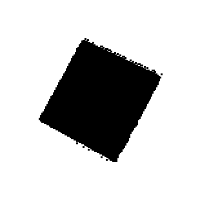
#> input picture input/shapes/square/1109.png, 200 x 200 px; its folder holds only this picture in this run
$ jupyter execute --allow-errors square_detection.ipynb   (shell and % lines are left out)
#> lines starting #> are read from the running program, lines starting #| are printed output that depends on the picture
[cell 1]
# Auto PEP8 Code

[cell 2]
# Enable Plots in Jupyter Notebook

[cell 3]
import os
from typing import Union, Iterator

import cv2
import numpy as np
import matplotlib.pyplot as plt
from skimage import feature
from sklearn.svm import LinearSVC
from sklearn.metrics import confusion_matrix, accuracy_score, classification_report

[cell 4]
# Variables
folder_name = "shapes"

[cell 5]
# Create HoG Features
def generate_hog_features(folder_name: str) -> Union[list, list]:
#> called with folder_name = 'shapes'
    print("Generating training set feature vectors ...")

    img_path = f"input/{folder_name}"

    x_train = []
    y_train = []

    # Get all the image folder paths
    img_paths = os.listdir(img_path)
    for path in img_paths:

        # Get lists containing names of all images for training set
        main_path = f"{img_path}/{path}"
        all_images = os.listdir(main_path)

        # Run HoGs on training set
        for image in all_images:

            # Get image
            image_path = f"{main_path}/{image}"

            # Read image
            image = cv2.imread(image_path)
#> image is the input picture: shape (200, 200, 3); min 0, max 255, mean 200.5

            # Apply Gaussian Blur
            image = cv2.GaussianBlur(image, (5, 5), cv2.BORDER_DEFAULT)
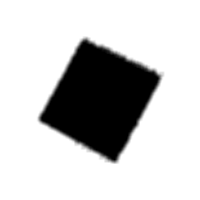
#> image: shape (200, 200, 3); min 0, max 255, mean 200.5

            # Resize to 64 x 128 - HoGs requires 1:2 ratio
            image = cv2.resize(image, (64, 128))
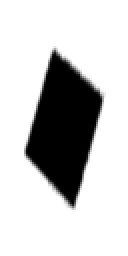
#> image: shape (128, 64, 3) (shown 2 times larger); min 0, max 255, mean 200.5

            # Calculate HOG descriptor for each image
            hog_desc = feature.hog(
                image,
                orientations=9,
                pixels_per_cell=(8, 8),
                cells_per_block=(2, 2),
                transform_sqrt=True,
                block_norm="L2",
            )

            # Add images and labels
            x_train.append(hog_desc)
            y_train.append(path)

    print("Finished generating training set feature vectors ...")
    return x_train, y_train


#> (the rest of this cell did not finish here and is left out)

#> (a cell that did not finish here is left out)

[cell 7]
### Report code - View HoG Features (single image)

# Add image path here
img = cv2.imread("./input/shapes/square/0.png")

#> (the rest of this cell did not finish here and is left out)

[cell 8]
# Create the SVM model
# [8 lines left out: function generate_svm, not called in this run]


#> (the rest of this cell did not finish here and is left out)

[cell 9]
# Sliding window for test set
def sliding_window(
    image: np.ndarray, step_sz: int, window_sz: tuple
) -> Iterator[tuple]:
    for y in range(0, image.shape[0], step_sz):
        for x in range(0, image.shape[1], step_sz):
            yield (x, y, image[y : y + window_sz[1], x : x + window_sz[0]])

[cell 10]
### Report code - View Sliding Window (single image)
# Add image path here
img = cv2.imread("./test_images/shapes/square-35.png")

window_sz = (100, 100)
win_width, win_height = window_sz

i = 0
#> (the rest of this cell did not finish here and is left out)

[cell 11]
# Perform image pyramid on test set
def pyramid(image: np.ndarray, scale=2.5, minSize=(5, 5)) -> Iterator[np.ndarray]:
    yield image

    while True:
        # Calculate new dimensions and resize image
        width = int(image.shape[1] / scale)
        height = int(image.shape[0] / scale)
        dim = (width, height)

        image = cv2.resize(image, dim, interpolation=cv2.INTER_AREA)

        # Break when smaller than minimum size
        if image.shape[0] < minSize[1] or image.shape[1] < minSize[0]:
            break
        yield image

[cell 12]
### Report code - View Pyramid (single image)
# Add image path here
img = cv2.imread("./test_images/shapes/square-1.png")

# loop over the image pyramid
#> (the rest of this cell did not finish here and is left out)

[cell 13]
# Algo for test set with sliding window
# [60 lines left out: function test_set_algo, not called in this run]


test_img = cv2.imread("./test_images/shapes/square-0.png")
#> (the rest of this cell did not finish here and is left out)

[cell 14]
# Algo for test set without sliding window
# [26 lines left out: function test_set_algo_raw, not called in this run]

[cell 15]
### Report code - Generate test set features
# Add image path here
img = cv2.imread("./test_images/shapes/square-1.png")
# svm_model calculated above

# This is a modified version of the above function such that you can
# view the data
# [70 lines left out: function test_set_algo_report, not called in this run]


#> (the rest of this cell did not finish here and is left out)

[cell 16]
# Run the SVM model
# [59 lines left out: function run_svm, not called in this run]


test_folder = "test_cfn"
#> (the rest of this cell did not finish here and is left out)

[cell 17]
# Create confusion matrix
# [24 lines left out: function generate_cfn_mtx, not called in this run]

[cell 18]
# Print model accuracy and classification
# [10 lines left out: function view_model_acc, not called in this run]

[cell 19]
### Report code - Generate confusion matrix on training  set
# Training Set pt. 1
# (didn't test this since input set is huge) - have fun Tyrone ;)
labels = ["square", "blank"]

train_folder = "shapes"
test_folder = "train_cfn"

#> (the rest of this cell did not finish here and is left out)

svm_model = generate_svm(x_train, y_train)
x_test, y_test = run_svm(test_folder, svm_model, window_pyr=False)

#> (a cell that did not finish here is left out)

[cell 21]
### Report code - Generate confusion matrix on test set
# Testing Set pt. 1
labels = ["square", "blank"]
train_folder = "shapes"
test_folder = "test_cfn"

#> (the rest of this cell did not finish here and is left out)
